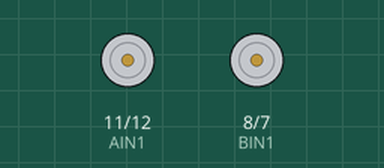
Simulated run of this sketch. Board: Arduino Uno, built with avr-gcc and run on an emulated ATmega328P. On the bench: motor-driver pin pairs drawn as motors (green arrow = first pin HIGH = forward, orange = second pin HIGH = backward, longer = more drive, scaled by the enable pin).

Above: at 0.2 s.
At 2.2 s:
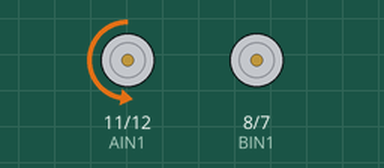
At 3.7 s:
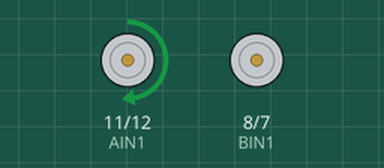
At 7.2 s:
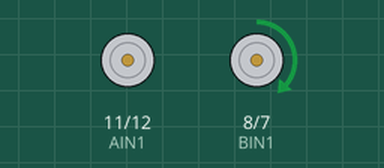
Timing chart, 0 to 7.8 s (numbered marks = the images above):
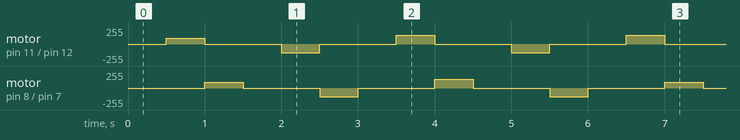

The sketch:

Lab8_basic_motor_control.ino
```cpp
/*
      ECE 1001/1002  Lab 8 basic motor control
           John Lindsey   June 2019
*/
const int AIN1 = 11;
const int AIN2 = 12;
const int PWMA = 10;
const int BIN1 = 8;
const int BIN2 = 7;
const int PWMB = 9;

void setup()
{
  pinMode(AIN1, OUTPUT);
  pinMode(AIN2, OUTPUT);
  pinMode(PWMA, OUTPUT);
  pinMode(BIN1, OUTPUT);
  pinMode(BIN2, OUTPUT);
  pinMode(PWMB, OUTPUT);
}

void loop()
{
  // pause for 1/2 second--get ready!
  delay(500);
  //"Forward" motor A at 30% for 0.5 seconds
  digitalWrite(AIN1, HIGH);
  digitalWrite(AIN2, LOW);
  analogWrite(PWMA, 255 / 3);
  delay(500);
  analogWrite(PWMA, 0);
  //"Forward" motor B at 30% for 0.5 seconds
  digitalWrite(BIN1, HIGH);
  digitalWrite(BIN2, LOW);
  analogWrite(PWMB, 255 / 3);
  delay(500);
  analogWrite(PWMB, 0);
  // pause for 1/2 second
  delay(500);
    //"Reverse" motor A at 50% for 0.5 seconds
  digitalWrite(AIN1, LOW);
  digitalWrite(AIN2, HIGH);
  analogWrite(PWMA, 256/2);
  delay(500);
  analogWrite(PWMA, 0);
  //"Reverse" motor B at 50% for 0.5 seconds
  digitalWrite(BIN1, LOW);
  digitalWrite(BIN2, HIGH);
  analogWrite(PWMB, 256/2);
  delay(500);
  analogWrite(PWMB, 0);
}
```

Measured:
- by itself, motor on pin 11 (AIN1) / pin 12 (AIN2): repeats every 3.0 s: stopped 1.0 s, backward 128/255 0.50 s, stopped 1.0 s, forward 128/255 0.50 s
- by itself, motor on pin 8 (BIN1) / pin 7 (BIN2): repeats every 6.0 s: stopped 1.0 s, backward 128/255 0.50 s, stopped 1.0 s, forward 128/255 0.50 s, stopped 1.0 s, backward 128/255 0.50 s, stopped 1.0 s, forward 85/255 0.50 s
